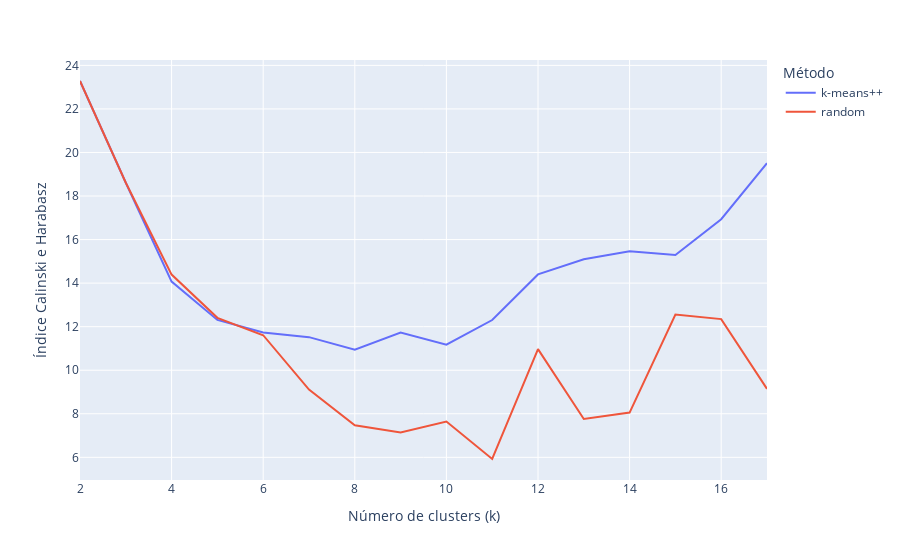

Notebook cell for this chart:
### Code cell
CHS2 = pd.DataFrame(CHS, columns = ['meth', 'chs', 'cluster'])
fig = px.line(CHS2, x = 'cluster', y = 'chs', color = 'meth')
fig.update_traces(textposition="bottom right")
fig.update_layout(
    #title="Plot Title",
    xaxis_title="Número de clusters (k)",
    yaxis_title="Índice Calinski e Harabasz",
    legend_title="Método",
)
fig.show()

m = CHS2['chs'].max()
met = CHS2[CHS2['chs'] == m].meth.values[0]
n = CHS2[CHS2['chs'] == m].cluster.values[0]
model = KMeans(n_clusters = n, init=met, max_iter = 1000)
model.fit(df5)

dfresult = df5.copy()
dfresult = dfresult*(df5max - df5min) + df5min
dfresult['cluster'] = model.labels_
m, met

### Figure 1 — Plotly figure (JSON) as saved in the notebook; plotly's stock layout.template omitted (floating-point values rounded to 4 significant figures)
{"data": [{"hovertemplate": "meth=k-means++<br>cluster=%{x}<br>chs=%{y}<extra></extra>", "legendgroup": "k-means++", "line": {"color": "#636efa", "dash": "solid"}, "marker": {"symbol": "circle"}, "mode": "lines", "name": "k-means++", "orientation": "v", "showlegend": true, "textposition": "bottom right", "type": "scatter", "x": [2, 3, 4, 5, 6, 7, 8, 9, 10, 11, 12, 13, 14, 15, 16, 17], "xaxis": "x", "y": [23.28, 18.61, 14.07, 12.31, 11.73, 11.52, 10.94, 11.73, 11.18, 12.31, 14.4, 15.1, 15.46, 15.29, 16.94, 19.51], "yaxis": "y"}, {"hovertemplate": "meth=random<br>cluster=%{x}<br>chs=%{y}<extra></extra>", "legendgroup": "random", "line": {"color": "#EF553B", "dash": "solid"}, "marker": {"symbol": "circle"}, "mode": "lines", "name": "random", "orientation": "v", "showlegend": true, "textposition": "bottom right", "type": "scatter", "x": [2, 3, 4, 5, 6, 7, 8, 9, 10, 11, 12, 13, 14, 15, 16, 17], "xaxis": "x", "y": [23.28, 18.61, 14.39, 12.41, 11.61, 9.112, 7.475, 7.137, 7.645, 5.923, 10.97, 7.761, 8.057, 12.56, 12.35, 9.146], "yaxis": "y"}], "layout": {"autosize": true, "legend": {"title": {"text": "Método"}, "tracegroupgap": 0}, "margin": {"t": 60}, "xaxis": {"anchor": "y", "autorange": true, "domain": [0, 1], "range": [2, 17], "title": {"text": "Número de clusters (k)"}, "type": "linear"}, "yaxis": {"anchor": "x", "autorange": true, "domain": [0, 1], "range": [4.959, 24.25], "title": {"text": "Índice Calinski e Harabasz"}, "type": "linear"}}}
